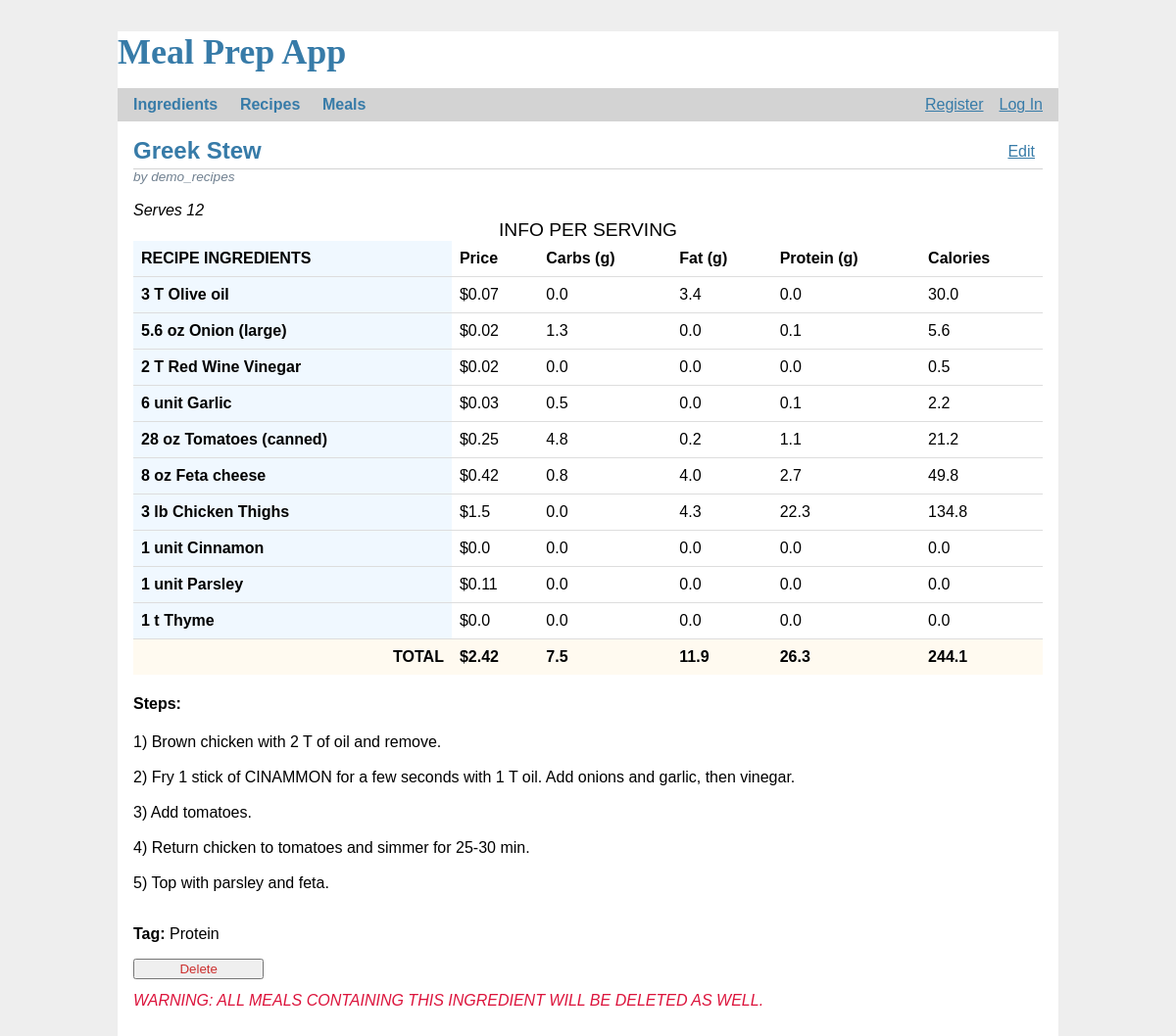
The page /recipes/2/ on the database its author committed.
### tables this page shows
CREATE TABLE recipe (
  id INTEGER PRIMARY KEY,
  author_id INTEGER NOT NULL,
  title TEXT NOT NULL,
  body TEXT NOT NULL,
  servings INTEGER NOT NULL,
  tag TEXT CHECK (tag in ('starches', 'proteins', 'beans', 'vegetables', 'dessert', 'sauces', 'spices', 'others')),
  FOREIGN KEY (author_id) REFERENCES user (id)
);

CREATE TABLE recipeIngredientRelationship(
    recipeID INTEGER NOT NULL,
    ingredientID INTEGER NOT NULL,
    quantity FLOAT(2) NOT NULL,
    units TEXT CHECK ( units in ('g', 'kg', 'oz', 'lb', 'cup', 'ml', 'l', 'gal', 'T', 't', 'in', 'unit') ) NOT NULL,
    FOREIGN KEY (recipeID) REFERENCES recipe(id),
    FOREIGN KEY (ingredientID) REFERENCES ingredient(id),
    UNIQUE (recipeID, ingredientID)
);

CREATE TABLE ingredient (
  id INTEGER PRIMARY KEY,
  name TEXT NOT NULL UNIQUE,
  name_key TEXT NOT NULL UNIQUE, --no whitespace, lowercase
  portion_size FLOAT(2) NOT NULL,
  portion_size_unit TEXT CHECK ( portion_size_unit in ('g', 'kg', 'oz', 'lb', 'cup', 'ml', 'l', 'gal', 'T', 't', 'in', 'unit') ) NOT NULL,
  portion_converted FLOAT(2) NOT NULL, --will be only in grams or in mls
  protein FLOAT(1) NOT NULL,
  fat FLOAT(1) NOT NULL,
  carbs FLOAT(1) NOT NULL,
  calories INT NOT NULL,
  price INT, --this is in cents to avoid float representation issues
  price_size FLOAT(2), --{{1.5}} in i.5lb bag for instance
  price_size_unit TEXT CHECK ( portion_size_unit in ('g', 'kg', 'oz', 'lb', 'cup', 'ml', 'l', 'gal', 'T', 't', 'in', 'unit') ),
  price_converted FLOAT(2), --price converted to g or ml
  tag TEXT CHECK (tag in ('carbs', 'fats', 'proteins', 'vegetables', 'legumes', 'fruit', 'nuts', 'sauces', 'dairy', 'spices', 'others')),
  notes TEXT
);

### app/routers/recipes.py (the view)
@bp.route('/<recipeID>/')
def display_recipe(recipeID):
    db = get_db()
    recipe = db.execute('SELECT * from RECIPE where id = ?', (recipeID)).fetchall()
    if not recipe:
        abort(404, f"{recipeID} is not in the Recipe table.")
    recipe.append(db.execute(
        'SELECT ingredientID, quantity, units FROM recipeIngredientRelationship'
        ' WHERE recipeID=(?)', (recipeID,)
    ).fetchall())
    servings = recipe[0]['servings'] if recipe[0]['servings'] else 1
    macros_recipe = []  # list(list(int)) containing macros of each ingredient
    ing_names = []  # list(str) of ingredient names
    macro_totals = [0, 0, 0, 0]  # carbs, protein, fat, calories
    prices = []
    if recipe[1]:
        for ing in recipe[1]:
            ing_id = str(ing['ingredientID'])
            ing_db = db.execute('SELECT * FROM ingredient WHERE id=?',
                                (ing_id,)).fetchone()
            ing_names.append(ing_db['name'])
            macro_db = db.execute(
                'SELECT carbs, fat, protein, calories, portion_size, '
                'portion_size_unit, portion_converted FROM ingredient WHERE id=?',
                (ing_id,)).fetchone()
            macros_ing = [macro_db['carbs'], macro_db['fat'],
                         macro_db['protein'], macro_db['calories']]
            quantity_g_ml = convert(ing['units'], ing['quantity'])
            if quantity_g_ml == 0:
                quantity_g_ml = 1
            ratio = macro_db['portion_converted'] / quantity_g_ml
            if ratio == 0:
                ratio = 1
            macros_recipe.append([round(x / servings / ratio, 1) for x in macros_ing])
            macro_totals = [x + (y / servings / ratio) for x, y in zip(macro_totals, macros_ing)]
            denominator = convert(ing_db['price_size_unit'], ing_db['price_size'])
            if denominator == 0:
                denominator = 1
            prices.append(((ing_db['price'] / denominator
                            ) * quantity_g_ml ) / (100 * servings))
    recipe.append(ing_names)
    recipe.append(macros_recipe)
    recipe.append([round(x, 1) for x in macro_totals])
    return render_template('recipes/display.html', recipe=recipe, total_price=round(sum(prices), 2),
                           nutritions=macros_recipe, prices=[round(x, 2) for x in prices])

### app/db.py (called while the page is built)
def get_db():
    if "db" not in g:
        g.db = sqlite3.connect(
            current_app.config["DATABASE"], detect_types=sqlite3.PARSE_DECLTYPES
        )
        g.db.row_factory = sqlite3.Row
    return g.db

### app/helpers.py (called while the page is built)
def convert(unit, size, ing=None):
    size = float(size)
    if unit == 'g' or unit == 'ml':
        return size
    weights = {'kg', 'oz', 'lb'}
    volumes = {'cup', 'l', 'gal', 'T', 't'}
    if unit in weights:
        if unit == 'kg':
            res = size * 1000
        elif unit == 'oz':
            res = size * 28.35
        elif unit == 'lb':
            res = size * 454
    elif unit in volumes:
        if unit == 'cup':
            res = size * 236.58
        elif unit == 'l':
            res = size * 1000
        elif unit == 'gal':
            res = size * 3785.41
        elif unit == 'T':
            res = size * 15
        elif unit == 't':
            res = size * 5
    else:
        res = size
    return res

### app/routers/auth.py (called while the page is built)
@bp.before_app_request
def load_logged_in_user():
    user_id = session.get("user_id")
    if user_id is None:
        g.user = None
    else:
        g.user = (
            get_db().execute("SELECT * FROM user WHERE id = ?", (user_id,)).fetchone()
        )

### app/templates/recipes/display.html
{% extends 'base.html' %}
{% block header %}
    <h1>{% block title %}{{ recipe[0]['title'] }}{% endblock %}</h1>
    <a class="action" href="{{ url_for('recipes.update', recipeID=recipe[0]['id']) }}">Edit</a>
{% endblock %}
{% block content %}
    <article class="post">
        <header>
            <div class="about">by {{ recipe[0]['author_ID'] }}
            </div>
        </header>
        <br/>
        <div><i>Serves {{ recipe[0]['servings'] }}</i>
            <br/>
            <table class="table table-hover">
                <caption style="font-size: larger">INFO PER SERVING</caption>
                <thead>
                <tr>
                    <th style="background-color: aliceblue" scope="col">RECIPE INGREDIENTS</th>
                    <th scope="col">Price</th>
                    <th scope="col">Carbs (g)</th>
                    <th scope="col">Fat (g)</th>
                    <th scope="col">Protein (g)</th>
                    <th scope="col">Calories</th>
                </tr>
                </thead>
                <tbody>
                {% for ing in recipe[2] %}
                    {% set i = loop.index0 %}
                    <tr>
                    {% if ((recipe[1][i]['quantity'] * 10)|int) % 10 == 0 %}
                        <th style="background-color: aliceblue" scope="row">{{ recipe[1][i]['quantity']|int }}
                            {{ recipe[1][i]['units'] }} {{ ing }}</th>
                    {% else %}
                        <th style="background-color: aliceblue" scope="row">{{ recipe[1][i]['quantity'] }}
                            {{ recipe[1][i]['units'] }} {{ ing }}</th>
                    {% endif %}
                    <td>${{ prices[i] }} </td>
                    <td>{{ recipe[3][i][0] }}</td>
                    <td>{{ recipe[3][i][1] }}</td>
                    <td>{{ recipe[3][i][2] }}</td>
                    <td>{{ recipe[3][i][3] }}</td>
                {% endfor %}
                </tr>
                <tr>
                <tr>
                    <th scope="row" bgcolor=#fffaf0 style="text-align: right">TOTAL</th>
                    <td bgcolor=#fffaf0><strong>${{ total_price }}</strong></td>
                    <td bgcolor=#fffaf0><strong>{{ recipe[4][0] }}</strong></td>
                    <td bgcolor=#fffaf0><strong>{{ recipe[4][1] }}</strong></td>
                    <td bgcolor=#fffaf0><strong>{{ recipe[4][2] }}</strong></td>
                    <td bgcolor=#fffaf0><strong>{{ recipe[4][3] }}</strong></td>
                </tr>
                </tbody>
            </table>
            <h4>Steps:</h4>
            <p class="body">{{ recipe[0]['body'] }}</p>
            <div><br/> <b>Tag:</b>
                {% if recipe[0]['tag'] == "starches" %} Carbs & Starches
                {% elif recipe[0]['tag'] == "proteins" %} Protein
                {% elif recipe[0]['tag'] == "beans" %} Beans & Legumes
                {% elif recipe[0]['tag'] == "vegetables" %} Vegetables
                {% elif recipe[0]['tag'] == "dessert" %} Dessert
                {% elif recipe[0]['tag'] == "sauces" %} Sauces & Condiments
                {% elif recipe[0]['tag'] == "spices" %} Spice Blends
                {% elif recipe[0]['tag'] == "others" %} Other
                {% endif %}
            </div>
    </article>
    <form action="{{ url_for('recipes.delete', name_key=recipe[0]['id']) }}" method="post">
        <div>
            <input class="danger" type="submit" value="Delete"
                   onclick="return confirm('ALL MEALS CONTAINING THE SELECTED RECIPE WILL BE DELETED AS WELL. \n \n Are you sure?');">
        </div>
        <em style="color: crimson">WARNING: ALL MEALS CONTAINING THIS INGREDIENT WILL BE DELETED AS WELL.</em>
    </form>
{% endblock %}

### app/templates/base.html (shortened to what this page needs)
<!doctype html>
<link rel="stylesheet" href="{{ url_for('static', filename='style.css') }}">
<link href="https://cdn.jsdelivr.net/npm/select2@4.0.12/dist/css/select2.min.css" rel="stylesheet"/>
<h1 style="color: #377ba8; font-size: 36px; font-family: 'Calisto MT'">Meal Prep App</h1>
<nav>
    <h1>
        <div class="dropdown">
            <button class="dropbtn">Ingredients</button>
        </div>
        <div class="dropdown">
            <button class="dropbtn">Recipes</button>
        </div>
        <div class="dropdown">
            <button class="dropbtn">Meals</button>
        </div>
    </h1>
    <ul>
        {% if g.user %}
            <li><span>{{ g.user['username'] }}</span>
            <li><a href="{{ url_for('auth.logout') }}">Log Out</a>
                {% else %}
            <li><a href="{{ url_for('auth.register') }}">Register</a>
            <li><a href="{{ url_for('auth.login') }}">Log In</a>
        {% endif %}
    </ul>
</nav>
<section class="content">
    <header>
        {% block header %}{% endblock %}
    </header>
    {% block content %}{% endblock %}
</section>

### app/static/style.css (style rules this page uses)
h1 { font-family: Verdana, sans-serif; color: #377ba8; margin: 1rem 0; }
a { color: #377ba8; }
nav { background: lightgray; display: flex; align-items: center; padding: 0 0.5rem; }
nav h1 { flex: auto; margin: 0; }
nav ul { display: flex; list-style: none; margin: 0; padding: 0; }
nav ul li a, nav ul li span, header .action { display: block; padding: 0.5rem; }
.content { padding: 0 1rem 1rem; }
.content > header { border-bottom: 1px solid lightgray; display: flex; align-items: flex-end; }
.content > header h1 { flex: auto; margin: 1rem 0 0.25rem 0; }
.post > header { display: flex; align-items: flex-end; font-size: 0.85em; }
.post > header > div:first-of-type { flex: auto; }
.post .about { color: slategray; font-style: italic; }
.post .body { white-space: pre-line; }
.content form { margin: 1em 0; display: flex; flex-direction: column; }
.content input, .content textarea { margin-bottom: 1em; }
input.danger { color: #cc2f2e; }
input[type=submit] { align-self: start; min-width: 10em; }
table { max-width: 100%; background-color: transparent; border-collapse: collapse; border-spacing: 0; }
.table { width: 100%; margin-bottom: 20px; }
.table th, .table td { padding: 8px; line-height: 20px; text-align: left; vertical-align: top; border-top: 1px solid #dddddd; }
.table th { font-weight: bold; }
.table thead th { vertical-align: bottom; }
.table caption + thead tr:first-child th, .table caption + thead tr:first-child td, .table colgroup + thead tr:first-child th, .table colgroup + thead tr:first-child td, .table thead:first-child tr:first-child th, .table thead:first-child tr:first-child td { border-top: 0; }
.dropbtn { background-color: lightgray; font-family: Georgia, sans-serif; color: #377ba8; padding: 8px; font-size: 16px; font-weight: bold; border: none; }
.dropdown { position: relative; display: inline-block; }

### rows shown on the page
recipe: title "Greek Stew", author "demo_recipes", servings "12", body "1) Brown chicken with 2 T of oil and remove. 2) Fry 1 stick of CINAMMON for a few seconds with 1 T oil. Add onions and garlic, then vinegar. 3) Add tomatoes. 4) Return chicken to tomatoes and simmer for 25-30 min. 5) Top with parsley and feta."
ingredient: name "Olive oil", prices "0.07", recipe "0.0", recipe "3.4", recipe "30.0"
recipeIngredientRelationship: quantity "3", units "T"
ingredient: name "Onion (large)", prices "0.02", recipe "1.3", recipe "0.0", fat "0.1", portion_size "5.6"
recipeIngredientRelationship: quantity "5.6", units "oz"
ingredient: name "Red Wine Vinegar", prices "0.02", recipe "0.0", recipe "0.5"
recipeIngredientRelationship: quantity "2", units "T"
ingredient: name "Garlic", prices "0.03", recipe "0.5", recipe "0.0", recipe "0.1", recipe "2.2"
recipeIngredientRelationship: quantity "6", units "unit"
ingredient: name "Tomatoes (canned)", prices "0.25", recipe "4.8", recipe "0.2", recipe "1.1", recipe "21.2"
recipeIngredientRelationship: quantity "28", units "oz"
ingredient: name "Feta cheese", prices "0.42", recipe "0.8", recipe "4.0", recipe "2.7", recipe "49.8"
recipeIngredientRelationship: quantity "8", units "oz"
ingredient: name "Chicken Thighs", prices "1.5", carbs "0.0", recipe "4.3", recipe "22.3", recipe "134.8"
recipeIngredientRelationship: quantity "3", units "lb"
ingredient: name "Cinnamon", prices "0.0", recipe "0.0"
recipeIngredientRelationship: quantity "1", units "unit"
ingredient: name "Parsley", prices "0.11", recipe "0.0"
recipeIngredientRelationship: quantity "1", units "unit"
ingredient: name "Thyme", prices "0.0", recipe "0.0"
recipeIngredientRelationship: quantity "1", units "t"

### other values the page prints
{{ total_price }} "2.42"
{{ recipe[4][0] }} "7.5"
{{ recipe[4][1] }} "11.9"
{{ recipe[4][2] }} "26.3"
{{ recipe[4][3] }} "244.1"
